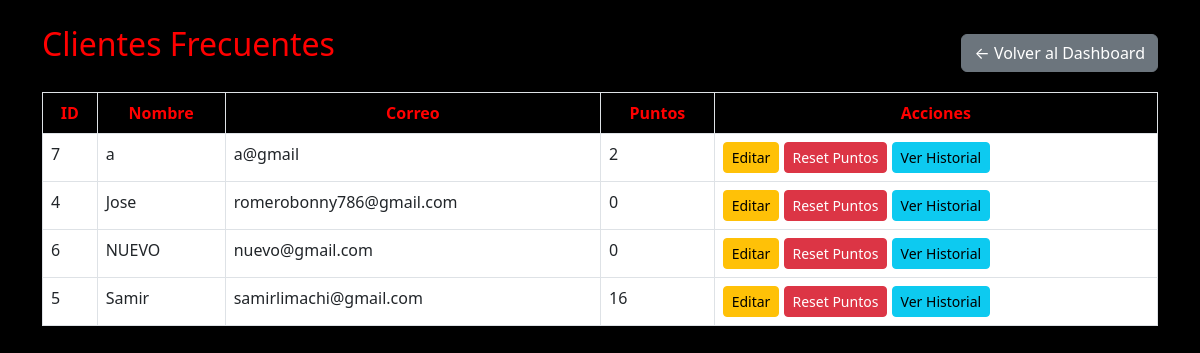
The app's page /admin/clientes_gestionar.php (signed in) with its own data.
### tables this page shows
CREATE TABLE `usuarios` (
  `id` int(11) NOT NULL,
  `nombre` varchar(100) DEFAULT NULL,
  `correo` varchar(100) DEFAULT NULL,
  `contrasena` varchar(255) DEFAULT NULL,
  `rol` enum('admin','cliente') DEFAULT 'cliente',
  `puntos` int(11) DEFAULT 0,
  `token` varchar(255) DEFAULT NULL,
  `token_expira` datetime DEFAULT NULL
);

### admin/clientes_gestionar.php (the view, shortened to what this page needs)
<?php
require_once '../includes/db.php';
$stmt = $pdo->prepare("SELECT * FROM usuarios WHERE rol = 'cliente' ORDER BY nombre");
$stmt->execute();
$clientes = $stmt->fetchAll();
?>
<!DOCTYPE html>
<html lang="es">
<head>
    <link href="https://cdn.jsdelivr.net/npm/bootstrap@5.3.0/dist/css/bootstrap.min.css" rel="stylesheet">
</head>
<body>
<div class="container mt-4">
    <div class="top-bar">
        <h2>Clientes Frecuentes</h2>
        <div class="text-end">
            <a href="../admin/dashboard.php" class="btn btn-secondary btn-volver">← Volver al Dashboard</a>
        </div>
    </div>
    <table class="table table-bordered table-hover">
        <thead class="thead-red">
            <tr>
                <th>ID</th>
                <th>Nombre</th>
                <th>Correo</th>
                <th>Puntos</th>
                <th>Acciones</th>
            </tr>
        </thead>
        <tbody>
        <?php foreach ($clientes as $c): ?>
            <tr>
                <td><?= $c['id'] ?></td>
                <td><?= $c['nombre'] ?></td>
                <td><?= $c['correo'] ?></td>
                <td><?= $c['puntos'] ?></td>
                <td>
                    <a href="cliente_editar.php?id=<?= $c['id'] ?>" class="btn btn-sm btn-warning">Editar</a>
                    <a href="cliente_puntos_reset.php?id=<?= $c['id'] ?>" class="btn btn-sm btn-danger" onclick="return confirm('¿Reiniciar puntos del cliente?')">Reset Puntos</a>
                    <a href="cliente_historial.php?id=<?= $c['id'] ?>" class="btn btn-sm btn-info">Ver Historial</a>
                </td>
            </tr>
        <?php endforeach; ?>
        </tbody>
    </table>
</div>
</body>
</html>

### admin/clientes_gestionar.php (style rules this page uses)
body { background-color: black; color: white; }
.top-bar { display: flex; justify-content: space-between; align-items: center; margin-bottom: 20px; }
h2 { color: red; }
.thead-red th { color: red; background-color: black; text-align: center; }
.btn-volver { margin-top: 10px; }

### records on screen
usuarios: id "7", nombre "a", correo "a@gmail", puntos "2"
usuarios: id "4", nombre "Jose", correo "romerobonny786@gmail.com", puntos "0"
usuarios: id "6", nombre "NUEVO", correo "nuevo@gmail.com", puntos "0"
usuarios: id "5", nombre "Samir", correo "samirlimachi@gmail.com", puntos "16"
